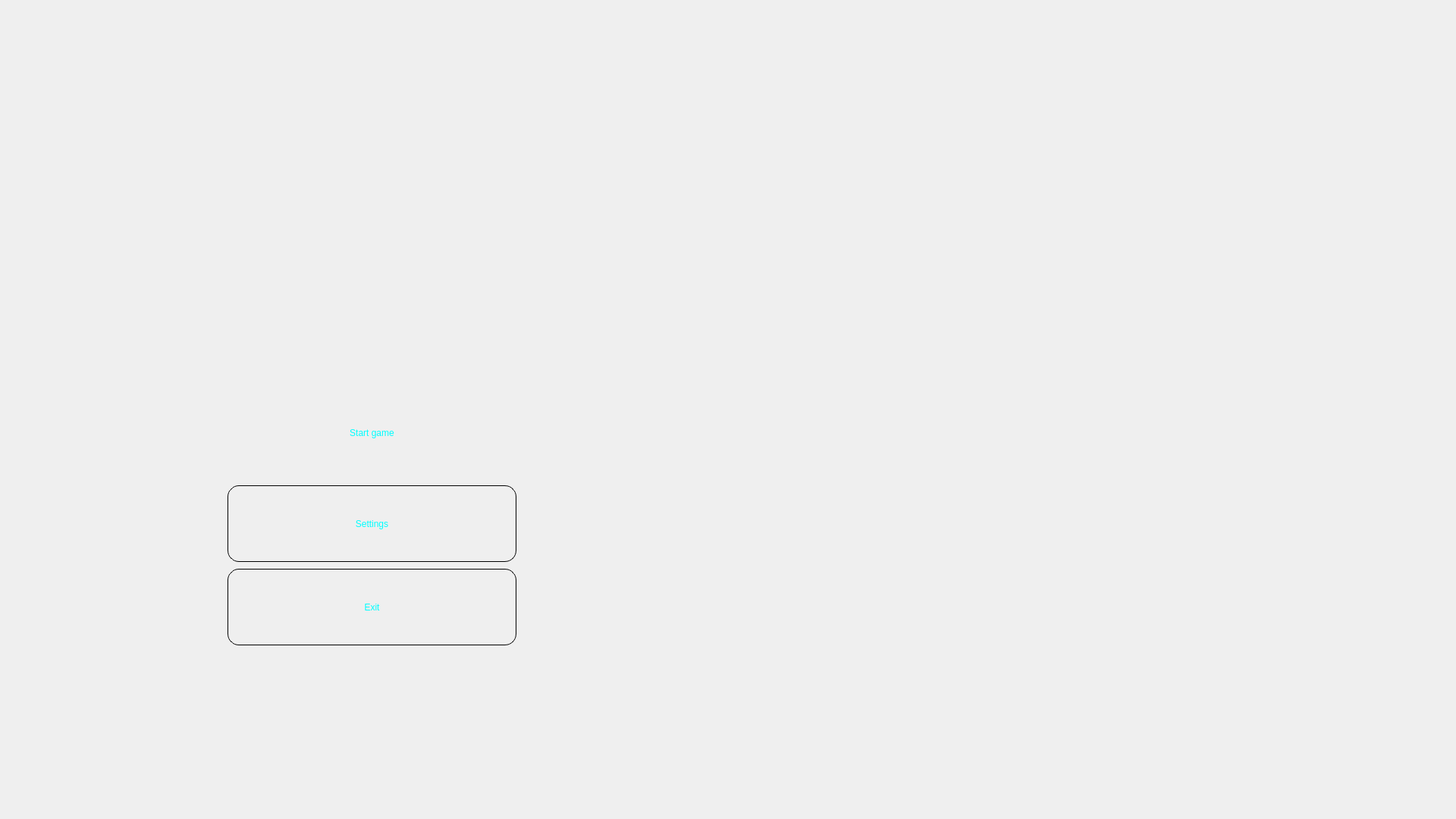
<?xml version="1.0" encoding="UTF-8"?>
<ui version="4.0">
 <class>Start_page</class>
 <widget class="QMainWindow" name="Start_page">
  <property name="windowModality">
   <enum>Qt::WindowModal</enum>
  </property>
  <property name="geometry">
   <rect>
    <x>0</x>
    <y>0</y>
    <width>1920</width>
    <height>1080</height>
   </rect>
  </property>
  <property name="windowTitle">
   <string>MainWindow</string>
  </property>
  <property name="styleSheet">
   <string notr="true">
background-image: url(:/photos/3d_dice_06-wallpaper-1920x1080.jpg);</string>
  </property>
  <widget class="QWidget" name="centralwidget">
   <widget class="QPushButton" name="Start_button">
    <property name="geometry">
     <rect>
      <x>300</x>
      <y>520</y>
      <width>381</width>
      <height>101</height>
     </rect>
    </property>
    <property name="styleSheet">
     <string notr="true">
QPushButton#Start_button {
	font: 20pt &quot;Segoe Print&quot;;	
	color: rgb(0, 255, 255);
	     
	background-color: transparent;
    border-radius: 15px;
}
QPushButton#Start_button:hover:!pressed
{
  border: 1px black;
}
QPushButton#Start_button:hover {
	
	color: rgb(0, 0, 0);
	background-color: qradialgradient(spread:pad, cx:0.5, cy:0.5, radius:0.5, fx:0.5, fy:0.5, stop:0 rgba(76, 168, 224, 255), stop:1 rgba(255, 255, 255, 255));
	
}</string>
    </property>
    <property name="text">
     <string>Start game</string>
    </property>
   </widget>
   <widget class="QPushButton" name="Exit">
    <property name="geometry">
     <rect>
      <x>300</x>
      <y>750</y>
      <width>381</width>
      <height>101</height>
     </rect>
    </property>
    <property name="focusPolicy">
     <enum>Qt::StrongFocus</enum>
    </property>
    <property name="contextMenuPolicy">
     <enum>Qt::DefaultContextMenu</enum>
    </property>
    <property name="styleSheet">
     <string notr="true">
QPushButton#Exit {
	font: 20pt &quot;Segoe Print&quot;;
	
	color: rgb(0, 255, 255);
     
	background-color: transparent;
	border: 1px solid black;
    border-radius: 15px;
}
QPushButton#Exit:hover:!pressed
{
  border: 1px black;
}
QPushButton#Exit:hover {
	
	color: rgb(0, 0, 0);
	background-color: qradialgradient(spread:pad, cx:0.5, cy:0.5, radius:0.5, fx:0.5, fy:0.5, stop:0 rgba(76, 168, 224, 255), stop:1 rgba(255, 255, 255, 255));
	
}</string>
    </property>
    <property name="text">
     <string>Exit</string>
    </property>
   </widget>
   <widget class="QPushButton" name="Settings_button">
    <property name="geometry">
     <rect>
      <x>300</x>
      <y>640</y>
      <width>381</width>
      <height>101</height>
     </rect>
    </property>
    <property name="styleSheet">
     <string notr="true">
QPushButton#Settings_button {
	font: 20pt &quot;Segoe Print&quot;;
	
	color: rgb(0, 255, 255);
     
	background-color: transparent;
	border: 1px solid black;
    border-radius: 15px;
}
QPushButton#Settings_button:hover:!pressed
{
  border: 1px black;
}
QPushButton#Settings_button:hover {
	
	color: rgb(0, 0, 0);
	background-color: qradialgradient(spread:pad, cx:0.5, cy:0.5, radius:0.5, fx:0.5, fy:0.5, stop:0 rgba(76, 168, 224, 255), stop:1 rgba(255, 255, 255, 255));
	
}</string>
    </property>
    <property name="text">
     <string>Settings</string>
    </property>
   </widget>
  </widget>
 </widget>
 <tabstops>
  <tabstop>Start_button</tabstop>
  <tabstop>Settings_button</tabstop>
  <tabstop>Exit</tabstop>
 </tabstops>
 <resources/>
 <connections>
  <connection>
   <sender>Exit</sender>
   <signal>clicked()</signal>
   <receiver>Start_page</receiver>
   <slot>close()</slot>
   <hints>
    <hint type="sourcelabel">
     <x>303</x>
     <y>783</y>
    </hint>
    <hint type="destinationlabel">
     <x>564</x>
     <y>820</y>
    </hint>
   </hints>
  </connection>
 </connections>
</ui>
